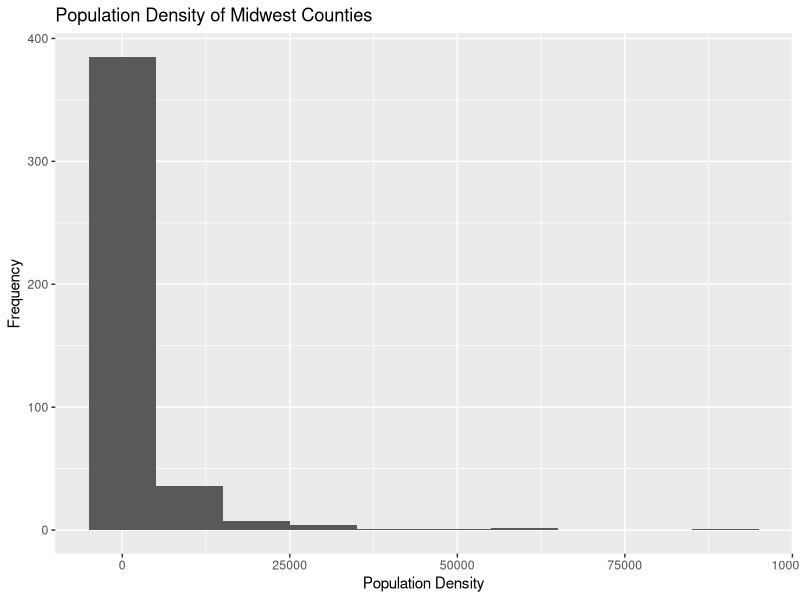
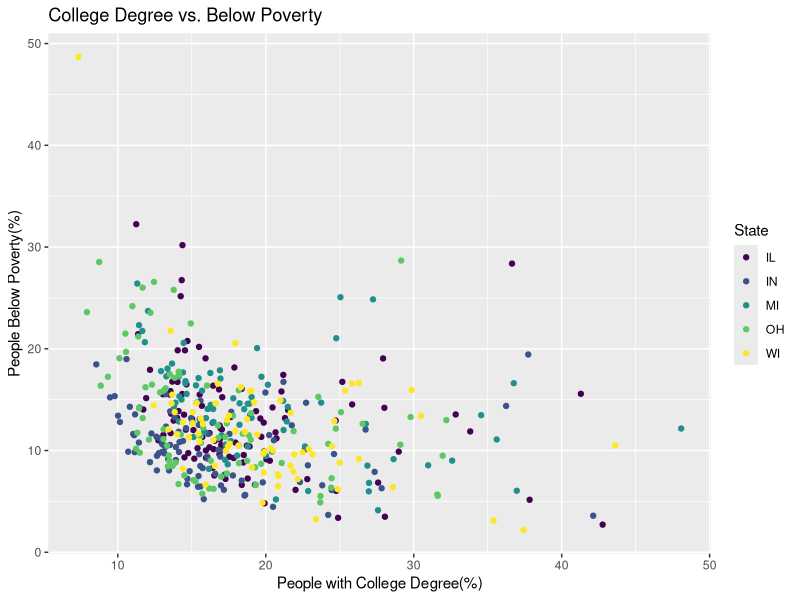
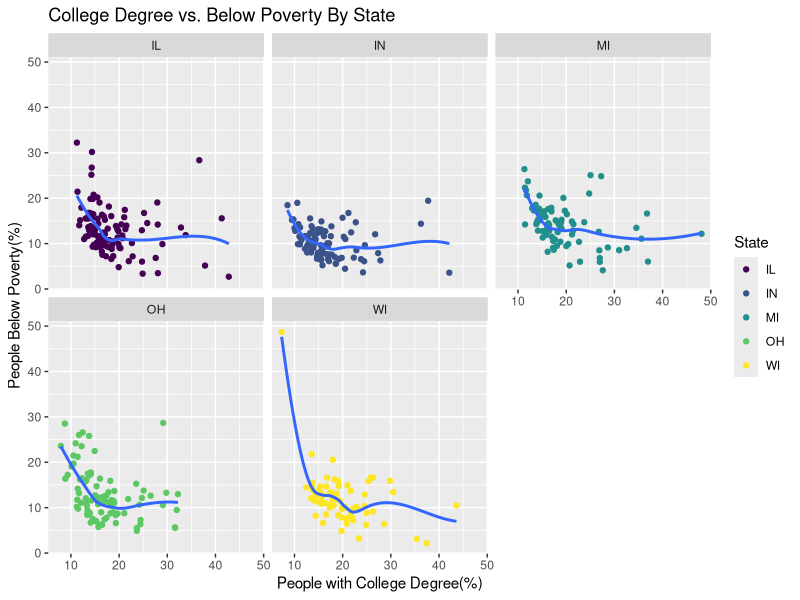
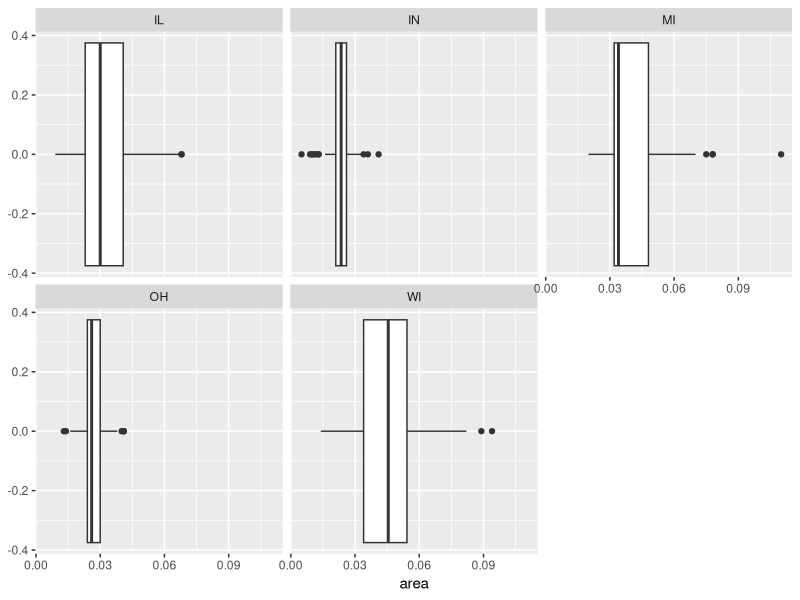
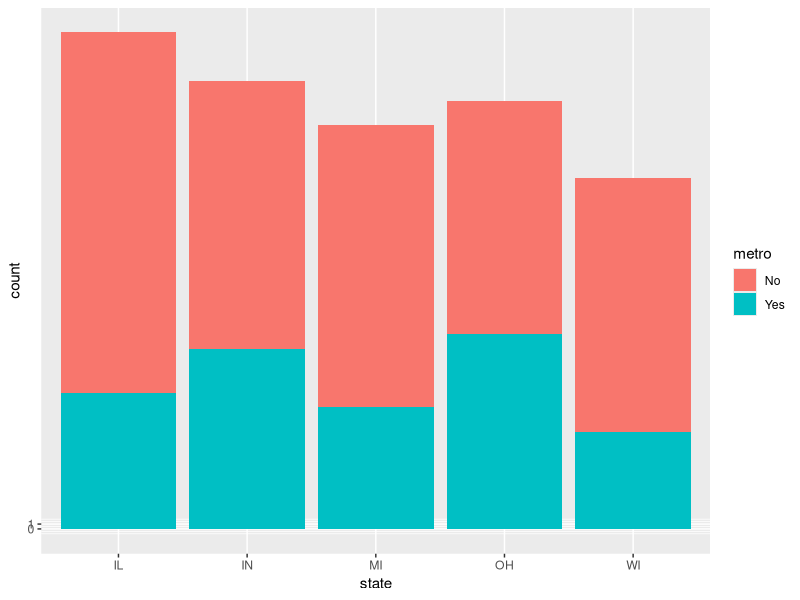

Reproduce these figures in R, in order.
## ---- chunk 1
#| label: load-packages
#| message: false

library(tidyverse)
library(viridis)
## ---- chunk 2
ggplot(midwest, aes(x=popdensity)) +
  geom_histogram(binwidth = 10000) +
  labs(title = "Population Density of Midwest Counties",x = "Population Density",y = "Frequency")
## ---- chunk 3
ggplot(midwest, aes(x=percollege, y = percbelowpoverty)) +
  geom_point(aes(color = state)) +
  labs(title = "College Degree vs. Below Poverty",x = "People with College Degree(%)",y = "People Below Poverty(%)", color = "State") +
  scale_color_viridis_d()
## ---- chunk 4
ggplot(midwest, aes(x=percollege, y = percbelowpoverty)) +
  geom_point(aes(color = state)) +
  labs(title = "College Degree vs. Below Poverty By State",x = "People with College Degree(%)",y = "People Below Poverty(%)", color = "State") +
  scale_color_viridis_d() +
  facet_wrap(~state) +
  geom_smooth(se = FALSE)
## ---- chunk 5
ggplot(midwest, aes(x = area)) +
geom_boxplot() + 
  facet_wrap(~state)
## ---- chunk 6
 midwest <- midwest |>
  mutate(metro = if_else(inmetro == 1, "Yes", "No"))
ggplot(midwest, aes(x = state, fill = metro)) + geom_bar() + scale_y_continuous(breaks=c(0,1))
